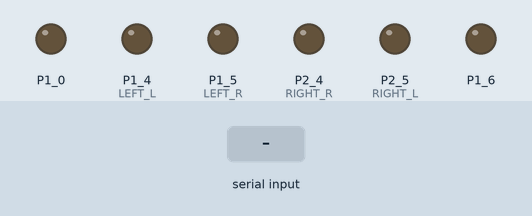
A sketch run on a simulated TI MSP430 LaunchPad. Shown: output pins drawn as LEDs (lit = HIGH). Inputs (shaded band) come from the test bench.

Above: at 1.2 s.
1.3 s: "0" received over Serial
At 2.4 s:
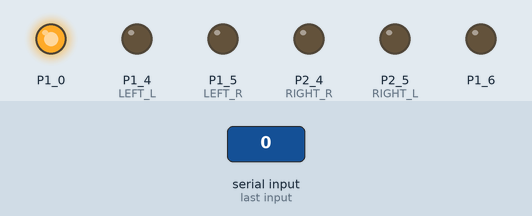
2.8 s: "U" received over Serial
At 3.6 s:
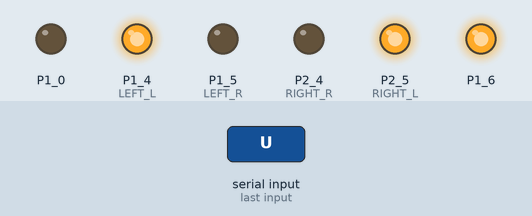
4.3 s: "D" received over Serial
At 4.7 s:
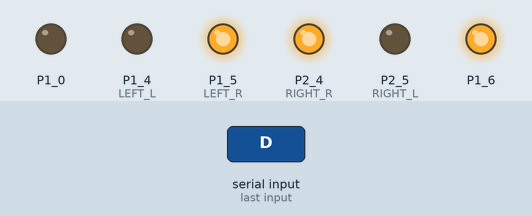
5.8 s: "L" received over Serial
At 7.0 s:
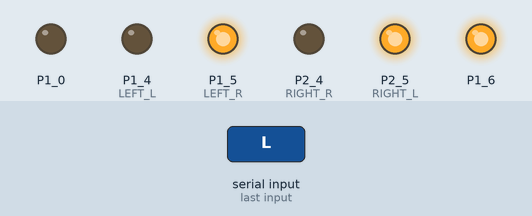
7.3 s: "R" received over Serial
At 8.2 s:
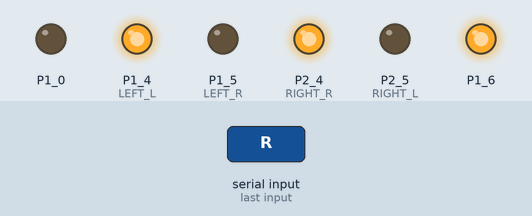
Timing chart, 0 to 9.8 s (numbered marks = the images above; inputs shaded):
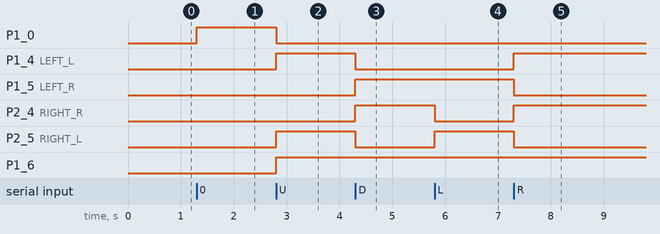

The sketch:

MyoBot.ino
```cpp
const int LEFT_L = P1_4;
const int LEFT_R = P1_5;
const int RIGHT_L = P2_5;
const int RIGHT_R = P2_4;

void setup()
{
  // put your setup code here, to run once:
  pinMode(LEFT_L, OUTPUT);
  pinMode(LEFT_R, OUTPUT);
  pinMode(RIGHT_L, OUTPUT);
  pinMode(RIGHT_R, OUTPUT);
  pinMode(RED_LED, OUTPUT);
  pinMode(GREEN_LED, OUTPUT);
  Serial.begin(9600);
}

void loop()
{
  // put your main code here, to run repeatedly:
  if (shortCircuit())
    stopAll;

  int buf_size = Serial.available();
  if (buf_size > 0) {
    char input = Serial.read();
    if (input == '0') {
      stopAll();
      digitalWrite(RED_LED, HIGH);
      digitalWrite(GREEN_LED, LOW);
    } else if (input == 'U') {
      leftForward();
      rightForward();
      digitalWrite(RED_LED, LOW);
      digitalWrite(GREEN_LED, HIGH);
    } else if (input == 'D') {
      leftBackward();
      rightBackward();
       digitalWrite(RED_LED, LOW);
      digitalWrite(GREEN_LED, HIGH);
    } else if (input == 'L') {
      leftBackward();
      rightForward();
       digitalWrite(RED_LED, LOW);
      digitalWrite(GREEN_LED, HIGH);
    } else if (input == 'R') {
      leftForward();
      rightBackward();
       digitalWrite(RED_LED, LOW);
      digitalWrite(GREEN_LED, HIGH);
    }
  }
}

void leftForward() {
  digitalWrite(LEFT_L, HIGH);
  digitalWrite(LEFT_R, LOW);
}

void leftBackward() {
  digitalWrite(LEFT_L, LOW);
  digitalWrite(LEFT_R, HIGH);
}

void rightForward() {
  digitalWrite(RIGHT_L, HIGH);
  digitalWrite(RIGHT_R, LOW);
}

void rightBackward() {
  digitalWrite(RIGHT_L, LOW);
  digitalWrite(RIGHT_R, HIGH);
}

boolean shortCircuit() {
  return LEFT_L == HIGH && LEFT_R == HIGH ||
    RIGHT_L == HIGH && RIGHT_R == HIGH;
}

void stopAll() {
  digitalWrite(LEFT_L, LOW);
  digitalWrite(LEFT_R, LOW);
  digitalWrite(RIGHT_L, LOW);
  digitalWrite(RIGHT_R, LOW);
}
```

Measured:
- after the input at 1.3 s, P1_0: LOW → HIGH at once
- after the input at 2.8 s, P1_0: HIGH → LOW at once; P1_4 (LEFT_L), P2_5 (RIGHT_L), P1_6: LOW → HIGH at once
- after the input at 4.3 s, P1_4 (LEFT_L), P2_5 (RIGHT_L): HIGH → LOW at once; P1_5 (LEFT_R), P2_4 (RIGHT_R): LOW → HIGH at once
- after the input at 5.8 s, P2_4 (RIGHT_R): HIGH → LOW at once; P2_5 (RIGHT_L): LOW → HIGH at once
- after the input at 7.3 s, P1_4 (LEFT_L), P2_4 (RIGHT_R): LOW → HIGH at once; P1_5 (LEFT_R), P2_5 (RIGHT_L): HIGH → LOW at once
